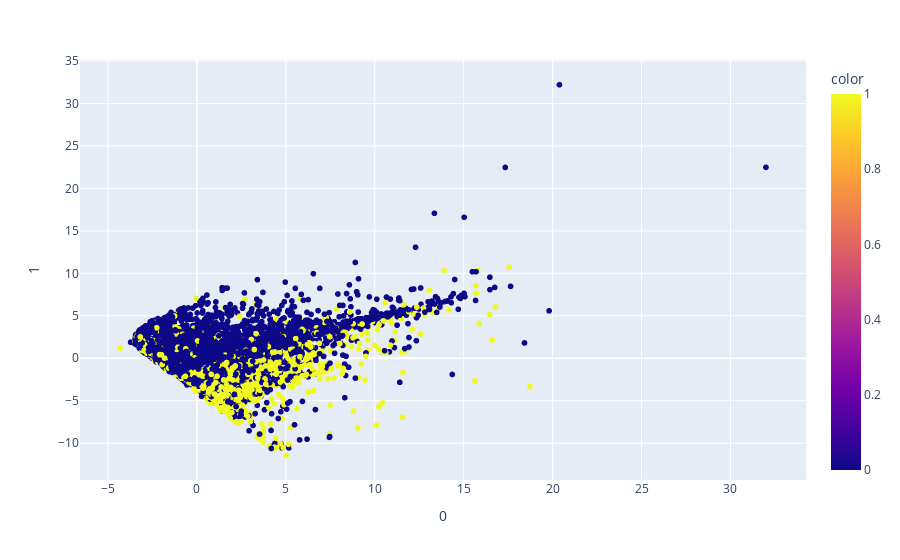

The code cell stored with this chart in its notebook:
### Code cell
import plotly.express as px
from sklearn.decomposition import PCA

x_train, y_train = utils.prepare_data(train_set)
x_train_standardized, scaler = utils.preprocess_data(x_train)
pca = PCA(n_components=2)
comp = pca.fit_transform(x_train_standardized)
fig = px.scatter(comp, x=0, y=1, color=y_train)
fig.show()

### Figure 1 — Plotly figure (JSON) as saved in the notebook; plotly's stock layout.template omitted (floating-point values rounded to 4 significant figures; data arrays with more than 128 entries replaced by an {"elided": "..."} marker saying what was removed)
{"data": [{"hovertemplate": "0=%{x}<br>1=%{y}<br>color=%{marker.color}<extra></extra>", "legendgroup": "", "marker": {"color": {"elided": "24000 int values"}, "coloraxis": "coloraxis", "symbol": "circle"}, "mode": "markers", "name": "", "showlegend": false, "type": "scattergl", "x": {"elided": "24000 float values"}, "xaxis": "x", "y": {"elided": "24000 float values"}, "yaxis": "y"}], "layout": {"coloraxis": {"colorbar": {"title": {"text": "color"}}, "colorscale": [[0, "#0d0887"], [0.1111, "#46039f"], [0.2222, "#7201a8"], [0.3333, "#9c179e"], [0.4444, "#bd3786"], [0.5556, "#d8576b"], [0.6667, "#ed7953"], [0.7778, "#fb9f3a"], [0.8889, "#fdca26"], [1, "#f0f921"]]}, "legend": {"tracegroupgap": 0}, "margin": {"t": 60}, "xaxis": {"anchor": "y", "domain": [0, 1], "title": {"text": "0"}}, "yaxis": {"anchor": "x", "domain": [0, 1], "title": {"text": "1"}}}}
